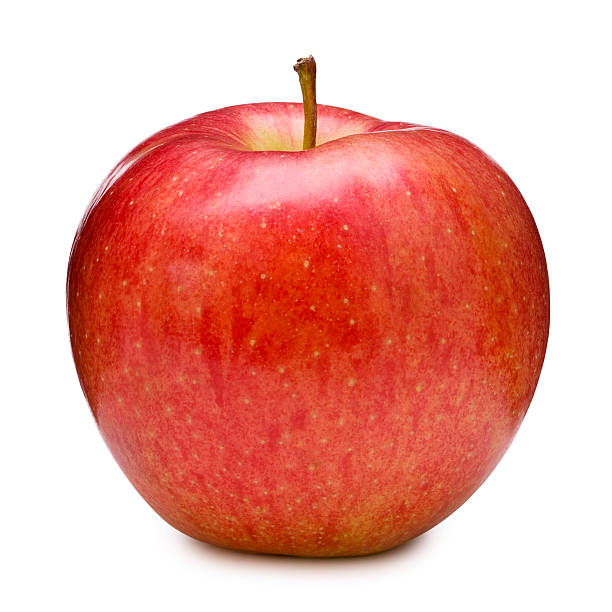
#> input picture src/models/Images-main/apple_2.jpg, 612 x 612 px
$ python -i circle_detection.py   (imports and definitions only)
#> lines starting #> are read from the running program, lines starting #| are printed output that depends on the picture; after the words box and inside, x2 and y2 are one past the last pixel; in counts of white or black regions, pixels touching at a corner belong together
#> further down, picture is the input picture: shape (612, 612, 3); mean B, G, R 157.2, 167.1, 234.1
import cv2 as cv
import numpy as np

def traceCircles(img):
    image = img
    def createOutline(img):
        gray = cv.cvtColor(img, cv.COLOR_BGR2GRAY)
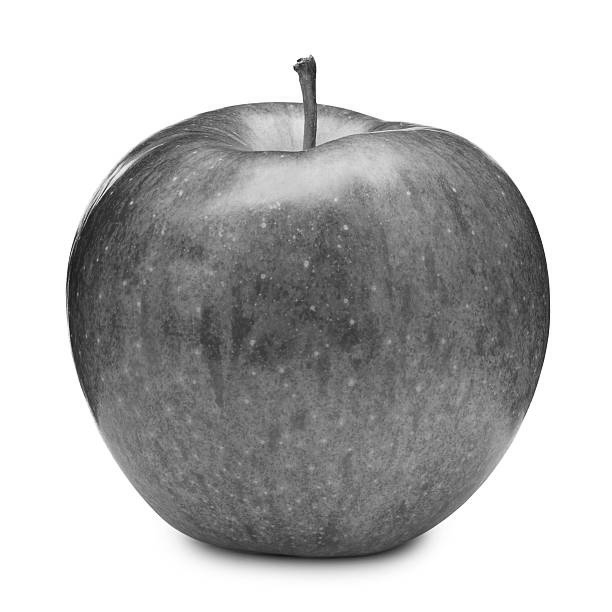
#> gray: shape (612, 612); min 13, max 255, mean 186
        gray = cv.GaussianBlur(gray, (7, 7), 0)
        canny = cv.Canny(gray, 30, 150, 10)
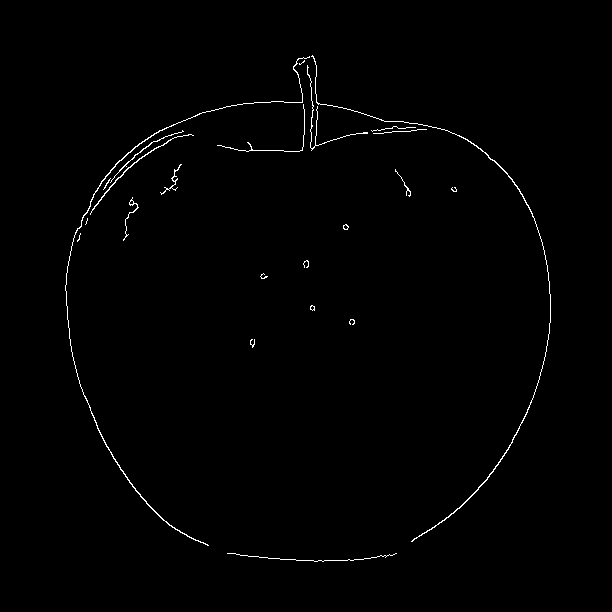
#> canny: shape (612, 612); 0.77% white in thin lines or dots, all inside (x1, y1, x2, y2) = (65, 55, 551, 562)
        canny = cv.dilate(canny, None, iterations = 1)
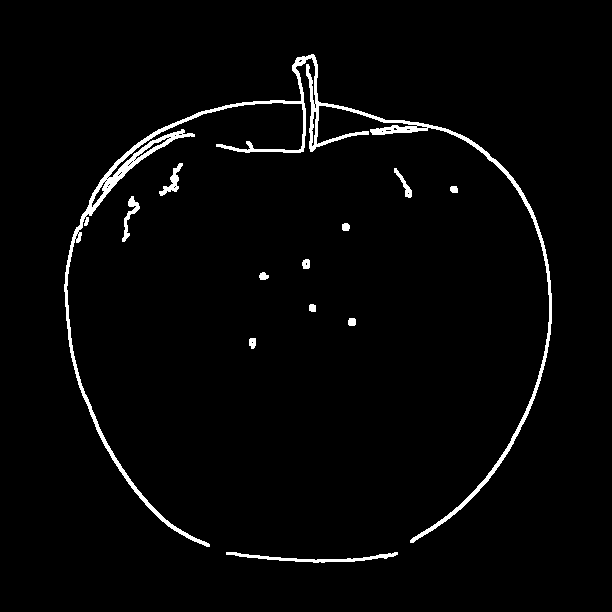
#> canny: shape (612, 612); 2.5% white; 12 white regions
        canny = cv.morphologyEx(canny, cv.MORPH_CLOSE, (7,7))
        canny = cv.morphologyEx(canny, cv.MORPH_OPEN, (7,7))

        return canny

    def getContours(img):
        contours = cv.findContours(img, cv.RETR_EXTERNAL, cv.CHAIN_APPROX_SIMPLE)
#> contours = 12 contours; largest, box (x1, y1, x2, y2) and area: (64, 56, 552, 549) 6272, (226, 554, 398, 565) 395, (159, 165, 183, 198) 201, (122, 198, 140, 244) 188, (394, 170, 412, 200) 118
        if len(contours) == 2:
            contours = contours[0]

        else:
            contours = contours[1]

        return contours

    def detectCircles(img, contour):
        approx = cv.approxPolyDP(contour, 0.01 * cv.arcLength(contour, True), True)

        (coord_x, coord_y), radius = cv.minEnclosingCircle(contour)
        contour_area = cv.contourArea(contour)
        center = (int(coord_x), int(coord_y))

        x, y, w, h = cv.boundingRect(contour)
        aspect_ratio = w/h
        circle_check = (3.14 * cv.minEnclosingCircle(contour)[1] ** 2 - contour_area < (3.14 * cv.minEnclosingCircle(contour)[1] ** 2) * (1 - 0.7))
        if len(approx) > 8 and contour_area > 400 and circle_check and 1.1 >= aspect_ratio > .8:
            cv.circle(img, center, int(radius), (0, 255, 0), 3)


    for contour in getContours(createOutline(image)):
        detectCircles(image, contour)
#> this loop made 12 passes
#> (coord_x in detectCircles, coord_y in detectCircles, radius in detectCircles, contour_area in detectCircles, center in detectCircles, x in detectCircles, y in detectCircles, w in detectCircles) on passes 2, 3, 4, 5, 6, 7, 8, 9, 10, 12: (252.5, 344.8, 5.41, 51, (252, 344), 249, 340, 7), (351.5, 323.5, 4.3, 46, (351, 323), 348, 320, 8), (312.5, 309.5, 4.3, 38.5, (312, 309), 309, 306, 7), (263.5, 278, 4.61, 45.5, (263, 278), 259, 274, 10), (305.5, 265.5, 5.15, 55.5, (305, 265), 302, 261, 8), (345.2, 228.8, 4.25, 43.5, (345, 228), 342, 225, 8), (127.5, 220.5, 23.16, 188, (127, 220), 122, 198, 18), (453.5, 191.5, 4.3, 38, (453, 191), 450, 188, 8), (402, 184.5, 16.56, 117.5, (402, 184), 394, 170, 18), (304.6, 312, 256.1, 6271.5, (304, 311), 64, 56, 488)
#> (approx in detectCircles, coord_x in detectCircles, coord_y in detectCircles, radius in detectCircles, contour_area in detectCircles, center in detectCircles, x in detectCircles, y in detectCircles) on pass 1: ([[226, 554], [313, 564], [397, 556], [315, 562]], 311.5, 555, 85.51, 395, (311, 555), 226, 554)


>>> import cv2
>>> picture = cv2.imread('Images-main/apple_2.jpg')
>>> result = traceCircles(picture)

$ run again, on src/models/Images-main/apple_6.jpg
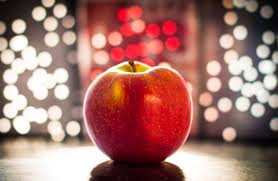
#> input picture src/models/Images-main/apple_6.jpg, 278 x 181 px
#> picture is the input picture: shape (181, 278, 3); mean B, G, R 108.9, 115.8, 164
#> in createOutline, `canny = cv.Canny(gray, 30, 150, 10)`:
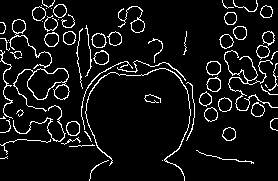
#> canny: shape (181, 278); 7.7% white in thin lines or dots
#> in createOutline, `canny = cv.dilate(canny, None, iterations = 1)`:
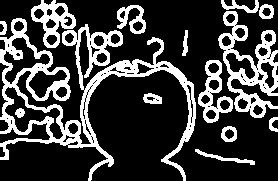
#> canny: shape (181, 278); 24.4% white; 14 white regions
#> in getContours, `contours = cv.findContours(img, cv.RETR_EXTERNAL, cv.CHAIN_APPROX_SIMP..`: contours = 11 contours; largest, box (x1, y1, x2, y2) and area: (0, 0, 196, 181) 10307, (218, 0, 278, 120) 3260, (198, 62, 233, 125) 1055, (117, 7, 146, 36) 434, (221, 128, 237, 144) 191
#> the loop in traceCircles, `for contour in getContours(createOutline(image)):` made 11 passes
#> (coord_x in detectCircles, coord_y in detectCircles, radius in detectCircles, contour_area in detectCircles, center in detectCircles, x in detectCircles, y in detectCircles, w in detectCircles) on passes 1, 2, 4, 5, 6, 7, 8, 9: (224.5, 158.5, 30.44, 153, (224, 158), 195, 151, 60), (228.8, 135.6, 8.46, 191, (228, 135), 221, 128, 16), (152.5, 100.5, 9.62, 142.5, (152, 100), 143, 95, 19), (212.5, 93, 31.48, 1055, (212, 93), 198, 62, 35), (184.5, 44.5, 12.75, 69.5, (184, 44), 182, 32, 6), (2, 29.5, 6.8, 46, (2, 29), 0, 23, 7), (131.1, 22.25, 16.83, 434, (131, 22), 117, 7, 29), (266.2, 13.44, 8.03, 167, (266, 13), 259, 6, 15)

$ run again, on src/models/Images-main/apple_7.jpg
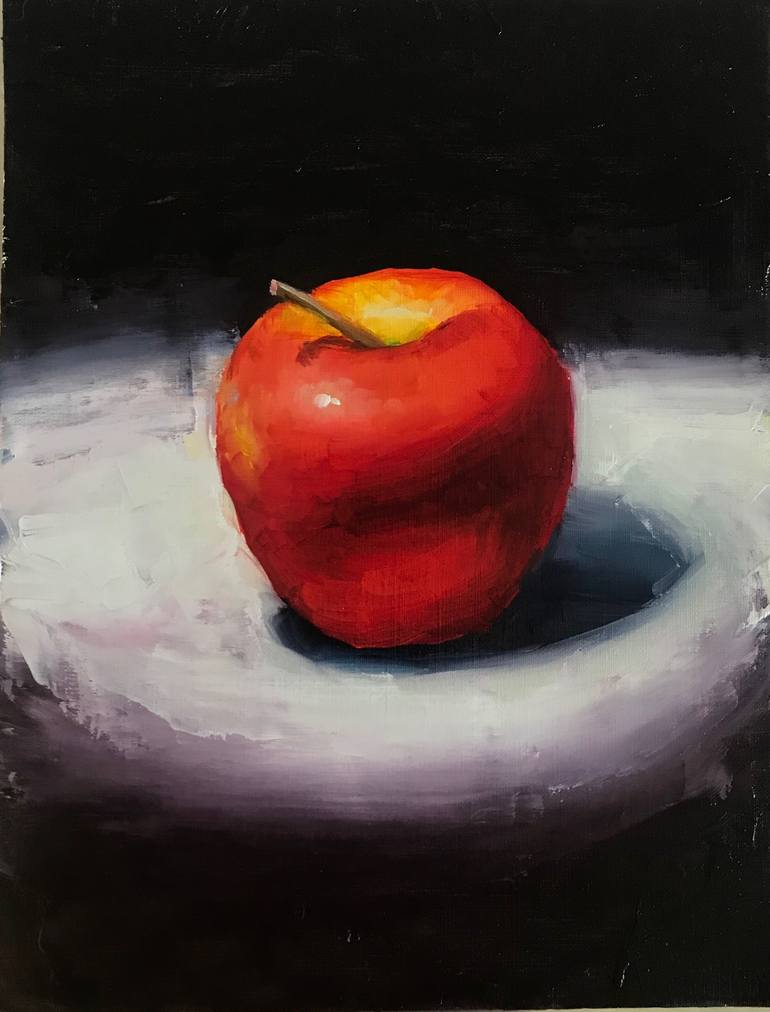
#> input picture src/models/Images-main/apple_7.jpg, 770 x 1012 px
#> picture is the input picture: shape (1012, 770, 3); mean B, G, R 57.9, 60.6, 78.9
#> in createOutline, `canny = cv.Canny(gray, 30, 150, 10)`:
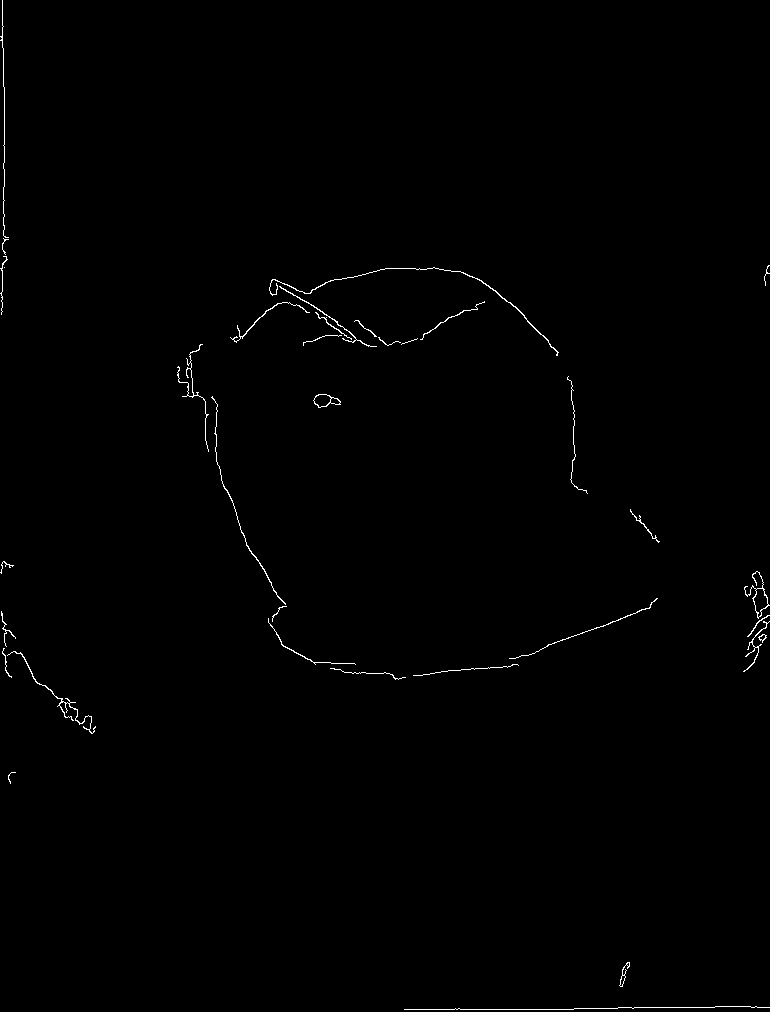
#> canny: shape (1012, 770); 0.5% white in thin lines or dots
#> in createOutline, `canny = cv.dilate(canny, None, iterations = 1)`:
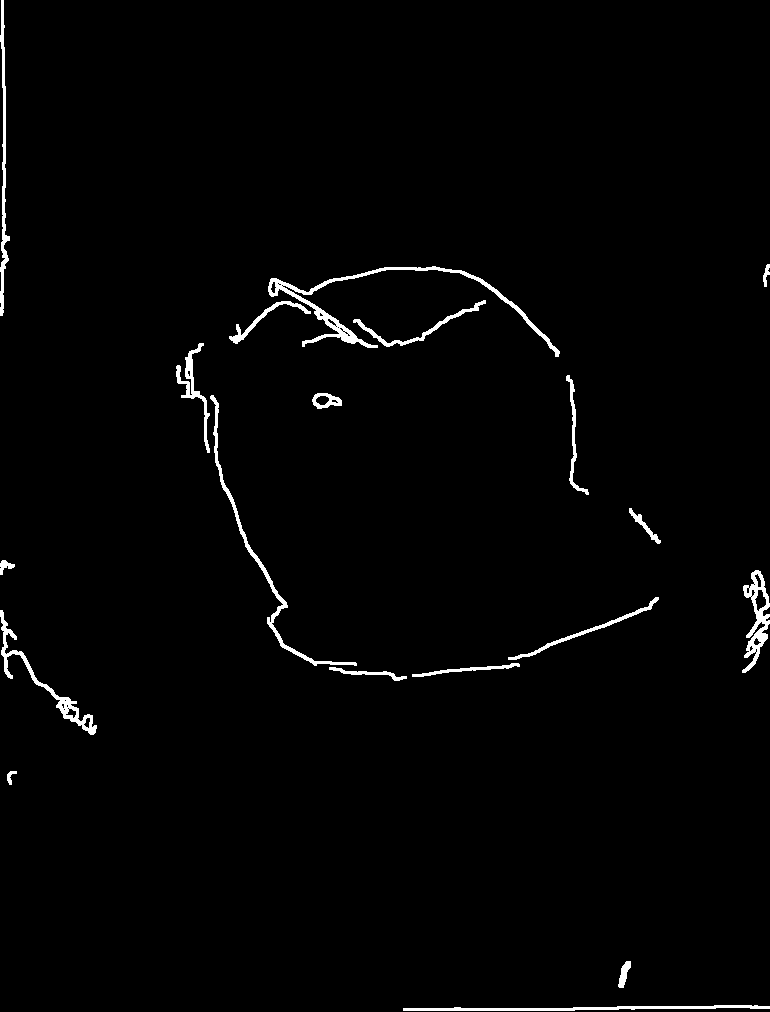
#> canny: shape (1012, 770); 1.6% white; 19 white regions
#> in getContours, `contours = cv.findContours(img, cv.RETR_EXTERNAL, cv.CHAIN_APPROX_SIMP..`: contours = 19 contours; largest, box (x1, y1, x2, y2) and area: (268, 268, 560, 359) 1851, (742, 572, 770, 675) 1196, (0, 612, 97, 737) 1048, (210, 397, 357, 668) 1018, (0, 0, 10, 318) 762
#> the loop in traceCircles, `for contour in getContours(createOutline(image)):` made 19 passes
#> (coord_x in detectCircles, coord_y in detectCircles, radius in detectCircles, contour_area in detectCircles, center in detectCircles, x in detectCircles, y in detectCircles, w in detectCircles) on passes 2, 3, 4, 6, 9, 10, 11, 12: (624.5, 976, 14.12, 154, (624, 976), 618, 963, 13), (12.5, 779.5, 7.38, 48, (12, 779), 7, 773, 10), (367.5, 674.5, 38.89, 200, (367, 674), 329, 669, 78), (46.5, 674, 77.5, 1048.5, (46, 674), 0, 612, 97), (6.09, 569.7, 8.74, 86, (6, 569), 0, 562, 15), (644, 527.5, 23.05, 174, (644, 527), 629, 510, 32), (283.5, 532, 153.2, 1017.5, (283, 532), 210, 397, 147), (326.5, 404, 14.81, 312, (326, 404), 312, 395, 30)
